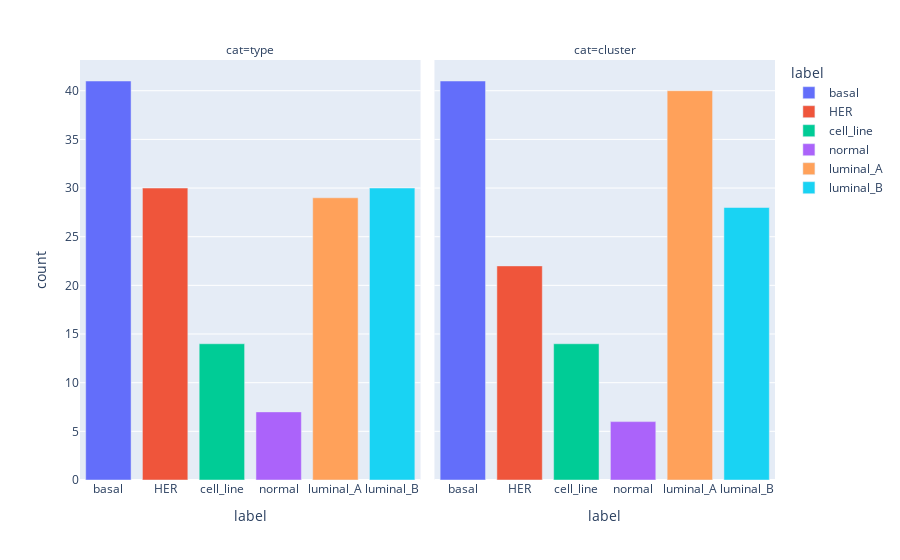

The notebook cell this image was saved under:
### Code cell
#Codigo para reasignar la etiqueta de clustering a la etiqueta mas correcta de la variable type en base a las distancias calculadas anteriormente

map_cluster = {0 : 0, #Que valor de cluster corresponde a que valor de "type" en base a distancia minima
               1 : 5,
               2 : 4,
               3 : 2,
               4 : 1,
               5 : 3}

dict_type2 = {v : k for k, v in dict_type.items()}

df["cluster"] = df["cluster"].apply(lambda x : map_cluster[x]) # Reasignar etiquetas a los clusters en base al mapeo anterior

############################################################################################

df_1 = pd.DataFrame(df.value_counts(["type"])).reset_index()  # df1 con conteos de variable "type"

df_1.columns = ["label", "count"]

df_1["cat"] = "type"

df_2 = pd.DataFrame(df.value_counts(["cluster"])).reset_index()   # df2 con conteos de variable "cluster"

df_2.columns = ["label", "count"]

df_2["cat"] = "cluster"

df_final_cluster = pd.concat([df_1, df_2])  # Union de los dos dfs

#############################################################################################

# grafico de representacion de conteo de la variable type comparando con el conteo de los clusters reetiquetados por distancia

df_final_cluster = df_final_cluster.sort_values("label")

df_final_cluster["label"] = df_final_cluster["label"].apply(lambda x : dict_type2[x])

# df_final_cluster["label"] = df_final_cluster["label"].astype("str")

px.bar(data_frame = df_final_cluster, x = "label", y = "count", color = "label", facet_col = "cat", ) # Graficar conteos de las etiquetas de clustering y variable "type" original

### Figure 1 — Plotly figure (JSON) as saved in the notebook; plotly's stock layout.template omitted (floating-point values rounded to 4 significant figures)
{"data": [{"alignmentgroup": "True", "hovertemplate": "label=%{x}<br>cat=type<br>count=%{y}<extra></extra>", "legendgroup": "basal", "marker": {"color": "#636efa", "pattern": {"shape": ""}}, "name": "basal", "offsetgroup": "basal", "orientation": "v", "showlegend": true, "textposition": "auto", "type": "bar", "x": ["basal"], "xaxis": "x", "y": [41], "yaxis": "y"}, {"alignmentgroup": "True", "hovertemplate": "label=%{x}<br>cat=cluster<br>count=%{y}<extra></extra>", "legendgroup": "basal", "marker": {"color": "#636efa", "pattern": {"shape": ""}}, "name": "basal", "offsetgroup": "basal", "orientation": "v", "showlegend": false, "textposition": "auto", "type": "bar", "x": ["basal"], "xaxis": "x2", "y": [41], "yaxis": "y2"}, {"alignmentgroup": "True", "hovertemplate": "label=%{x}<br>cat=type<br>count=%{y}<extra></extra>", "legendgroup": "HER", "marker": {"color": "#EF553B", "pattern": {"shape": ""}}, "name": "HER", "offsetgroup": "HER", "orientation": "v", "showlegend": true, "textposition": "auto", "type": "bar", "x": ["HER"], "xaxis": "x", "y": [30], "yaxis": "y"}, {"alignmentgroup": "True", "hovertemplate": "label=%{x}<br>cat=cluster<br>count=%{y}<extra></extra>", "legendgroup": "HER", "marker": {"color": "#EF553B", "pattern": {"shape": ""}}, "name": "HER", "offsetgroup": "HER", "orientation": "v", "showlegend": false, "textposition": "auto", "type": "bar", "x": ["HER"], "xaxis": "x2", "y": [22], "yaxis": "y2"}, {"alignmentgroup": "True", "hovertemplate": "label=%{x}<br>cat=type<br>count=%{y}<extra></extra>", "legendgroup": "cell_line", "marker": {"color": "#00cc96", "pattern": {"shape": ""}}, "name": "cell_line", "offsetgroup": "cell_line", "orientation": "v", "showlegend": true, "textposition": "auto", "type": "bar", "x": ["cell_line"], "xaxis": "x", "y": [14], "yaxis": "y"}, {"alignmentgroup": "True", "hovertemplate": "label=%{x}<br>cat=cluster<br>count=%{y}<extra></extra>", "legendgroup": "cell_line", "marker": {"color": "#00cc96", "pattern": {"shape": ""}}, "name": "cell_line", "offsetgroup": "cell_line", "orientation": "v", "showlegend": false, "textposition": "auto", "type": "bar", "x": ["cell_line"], "xaxis": "x2", "y": [14], "yaxis": "y2"}, {"alignmentgroup": "True", "hovertemplate": "label=%{x}<br>cat=type<br>count=%{y}<extra></extra>", "legendgroup": "normal", "marker": {"color": "#ab63fa", "pattern": {"shape": ""}}, "name": "normal", "offsetgroup": "normal", "orientation": "v", "showlegend": true, "textposition": "auto", "type": "bar", "x": ["normal"], "xaxis": "x", "y": [7], "yaxis": "y"}, {"alignmentgroup": "True", "hovertemplate": "label=%{x}<br>cat=cluster<br>count=%{y}<extra></extra>", "legendgroup": "normal", "marker": {"color": "#ab63fa", "pattern": {"shape": ""}}, "name": "normal", "offsetgroup": "normal", "orientation": "v", "showlegend": false, "textposition": "auto", "type": "bar", "x": ["normal"], "xaxis": "x2", "y": [6], "yaxis": "y2"}, {"alignmentgroup": "True", "hovertemplate": "label=%{x}<br>cat=type<br>count=%{y}<extra></extra>", "legendgroup": "luminal_A", "marker": {"color": "#FFA15A", "pattern": {"shape": ""}}, "name": "luminal_A", "offsetgroup": "luminal_A", "orientation": "v", "showlegend": true, "textposition": "auto", "type": "bar", "x": ["luminal_A"], "xaxis": "x", "y": [29], "yaxis": "y"}, {"alignmentgroup": "True", "hovertemplate": "label=%{x}<br>cat=cluster<br>count=%{y}<extra></extra>", "legendgroup": "luminal_A", "marker": {"color": "#FFA15A", "pattern": {"shape": ""}}, "name": "luminal_A", "offsetgroup": "luminal_A", "orientation": "v", "showlegend": false, "textposition": "auto", "type": "bar", "x": ["luminal_A"], "xaxis": "x2", "y": [40], "yaxis": "y2"}, {"alignmentgroup": "True", "hovertemplate": "label=%{x}<br>cat=type<br>count=%{y}<extra></extra>", "legendgroup": "luminal_B", "marker": {"color": "#19d3f3", "pattern": {"shape": ""}}, "name": "luminal_B", "offsetgroup": "luminal_B", "orientation": "v", "showlegend": true, "textposition": "auto", "type": "bar", "x": ["luminal_B"], "xaxis": "x", "y": [30], "yaxis": "y"}, {"alignmentgroup": "True", "hovertemplate": "label=%{x}<br>cat=cluster<br>count=%{y}<extra></extra>", "legendgroup": "luminal_B", "marker": {"color": "#19d3f3", "pattern": {"shape": ""}}, "name": "luminal_B", "offsetgroup": "luminal_B", "orientation": "v", "showlegend": false, "textposition": "auto", "type": "bar", "x": ["luminal_B"], "xaxis": "x2", "y": [28], "yaxis": "y2"}], "layout": {"annotations": [{"font": {}, "showarrow": false, "text": "cat=type", "x": 0.245, "xanchor": "center", "xref": "paper", "y": 1, "yanchor": "bottom", "yref": "paper"}, {"font": {}, "showarrow": false, "text": "cat=cluster", "x": 0.755, "xanchor": "center", "xref": "paper", "y": 1, "yanchor": "bottom", "yref": "paper"}], "barmode": "relative", "legend": {"title": {"text": "label"}, "tracegroupgap": 0}, "margin": {"t": 60}, "xaxis": {"anchor": "y", "categoryarray": ["basal", "HER", "cell_line", "normal", "luminal_A", "luminal_B"], "categoryorder": "array", "domain": [0, 0.49], "title": {"text": "label"}}, "xaxis2": {"anchor": "y2", "categoryarray": ["basal", "HER", "cell_line", "normal", "luminal_A", "luminal_B"], "categoryorder": "array", "domain": [0.51, 1], "matches": "x", "title": {"text": "label"}}, "yaxis": {"anchor": "x", "domain": [0, 1], "title": {"text": "count"}}, "yaxis2": {"anchor": "x2", "domain": [0, 1], "matches": "y", "showticklabels": false}}}
